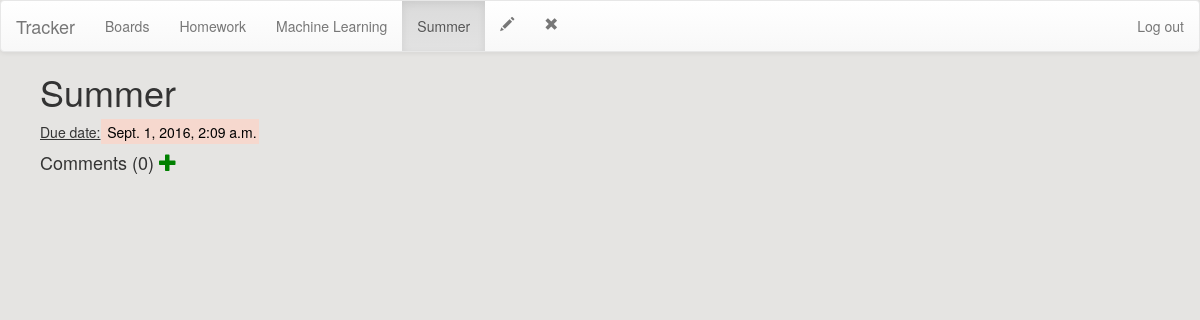
The page /38/lists/45/tasks/20/ on the database as committed earlier.
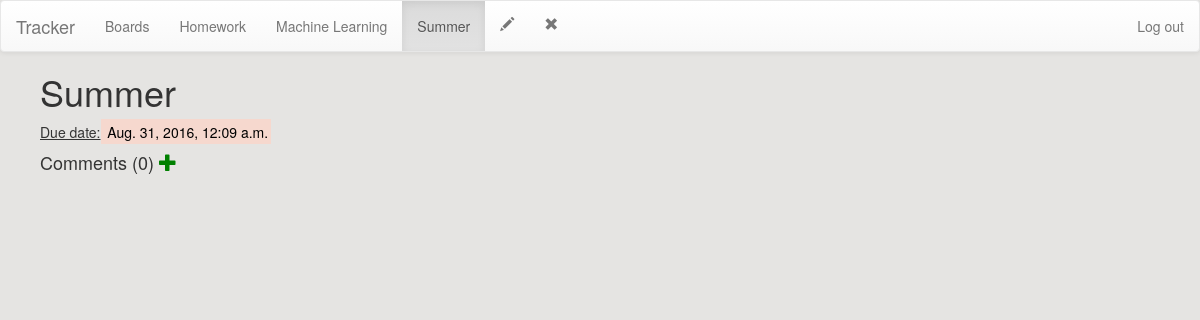
The same page on the database as committed later.
### boards/models.py (models this page shows, shortened)
class Task(models.Model):
    task_list = models.ForeignKey(List, on_delete=models.CASCADE)
    task_text = models.CharField(max_length=200)
    pub_date = models.DateTimeField('date published')
    deadline = models.DateTimeField(default=datetime.now)

### boards/views.py (the view)
# urls.py: url(r'^(?P<board_id>[0-9]+)/lists/(?P<list_id>[0-9]+)/tasks/(?P<task_id>[0-9]+)/$', views.task_content, name='task_content'),
def task_content(request, board_id, list_id, task_id):
    task = get_object_or_404(Task, pk=task_id)
    list = get_object_or_404(List, pk=list_id)
    board = get_object_or_404(Board, pk=board_id)
    return render(request, 'boards/task_content.html', {'board': board, 'list': list, 'task': task})

### boards/templates/boards/task_content.html (shortened to what this page needs)
{% load staticfiles %}
<head>
  <link rel="stylesheet" href="http://maxcdn.bootstrapcdn.com/bootstrap/3.3.7/css/bootstrap.min.css">
</head>
<body style="background:#E5E4E2">
<nav class="navbar navbar-default">
  <div class="container-fluid">
    <div class="navbar-header">
      <a class="navbar-brand" href="#">Tracker</a>
    </div>
  <ul class="nav navbar-nav">
    <li><a href="{% url 'boards:index' %}">Boards</a></li>
  </ul>
   <ul class="nav navbar-nav">
    <li><a href="{% url 'boards:board_content' board.id %}">{{ board.board_name }}</a></li>
  </ul>
   <ul class="nav navbar-nav">
    <li><a href="{% url 'boards:list_content' board.id list.id %}">{{ list.list_name }}</a></li>
  </ul>
  <ul class="nav navbar-nav">
    <li class="active"><a href="#">{{ task.task_text }}</a></li>
  </ul>
  <ul class="nav navbar-nav">
    <li><a href="{% url 'boards:task_edit' board.id list.id task.id %}"><span class="glyphicon glyphicon-pencil"></span></a></li>
  </ul>
  <ul class="nav navbar-nav">
    <li><a href="{% url 'boards:task_remove' board.id list.id task.id %}"><span class="glyphicon glyphicon-remove"></span></a></li>
  </ul>
  <ul class="nav navbar-nav navbar-right">
    <li><a href="{%url 'boards:logout' %}">Log out</a></li>
  </ul>
  </div>
</nav>
<ul><h1>{{ task.task_text }}</ul>
<link rel="stylesheet" href="//maxcdn.bootstrapcdn.com/bootstrap/3.3.7/css/bootstrap.min.css">
<link rel="stylesheet" href="//maxcdn.bootstrapcdn.com/bootstrap/3.3.7/css/bootstrap-theme.min.css">
<ul><div class ="date"><u>Due date:</u><mark style="background-color:#F6D8CE"> {{ task.deadline}}</mark></div></ul>
<ul>
    <h4>Comments ({{task.comments.count}}) <a href="{% url 'boards:add_comment_to_task' board.id list.id task.id %}"><span class="glyphicon glyphicon-plus" style="color:green"></span></a></h4>
</ul>
</body>

Rows that differ between the two databases and show on the page:
changed Task "Summer": deadline "Sept. 1, 2016, 2:09 a.m." → "Aug. 31, 2016, 12:09 a.m."
